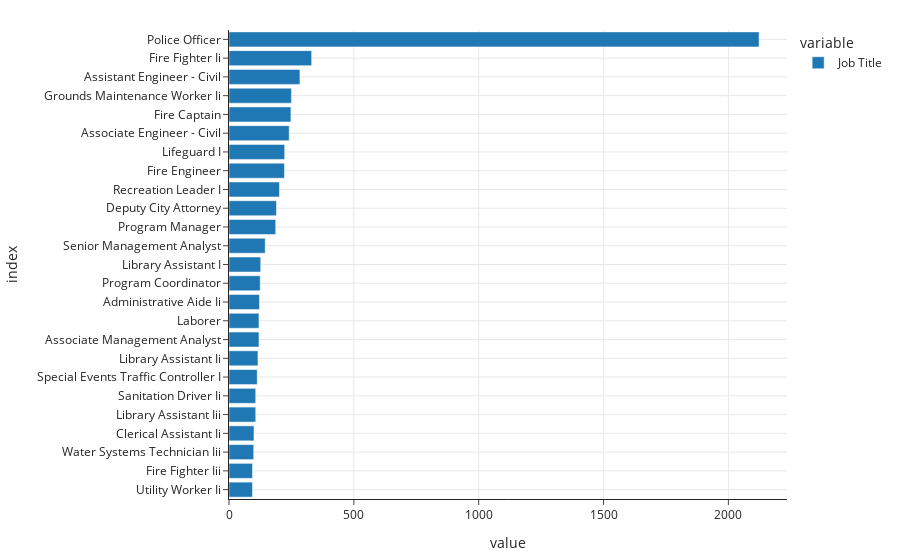

Notebook source saved alongside this figure:
### Code cell
(jobtitles
 .value_counts()
 .iloc[:25]
 .sort_values()
 .plot(kind='barh')
)

### Figure 1 — Plotly figure (JSON) as saved in the notebook; plotly's stock layout.template omitted (floating-point values rounded to 4 significant figures)
{"data": [{"alignmentgroup": "True", "hovertemplate": "variable=Job Title<br>value=%{x}<br>index=%{y}<extra></extra>", "legendgroup": "Job Title", "marker": {"color": "#1F77B4", "pattern": {"shape": ""}}, "name": "Job Title", "offsetgroup": "Job Title", "orientation": "h", "showlegend": true, "textposition": "auto", "type": "bar", "x": [94, 94, 99, 100, 107, 107, 113, 116, 120, 120, 122, 125, 127, 145, 187, 190, 202, 222, 223, 241, 248, 250, 284, 331, 2123], "xaxis": "x", "y": ["Utility Worker Ii", "Fire Fighter Iii", "Water Systems Technician Iii", "Clerical Assistant Ii", "Library Assistant Iii", "Sanitation Driver Ii", "Special Events Traffic Controller I", "Library Assistant Ii", "Associate Management Analyst", "Laborer", "Administrative Aide Ii", "Program Coordinator", "Library Assistant I", "Senior Management Analyst", "Program Manager", "Deputy City Attorney", "Recreation Leader I", "Fire Engineer", "Lifeguard I", "Associate Engineer - Civil", "Fire Captain", "Grounds Maintenance Worker Ii", "Assistant Engineer - Civil", "Fire Fighter Ii", "Police Officer"], "yaxis": "y"}], "layout": {"barmode": "relative", "legend": {"title": {"text": "variable"}, "tracegroupgap": 0}, "xaxis": {"anchor": "y", "domain": [0, 1], "title": {"text": "value"}}, "yaxis": {"anchor": "x", "domain": [0, 1], "title": {"text": "index"}}}}
